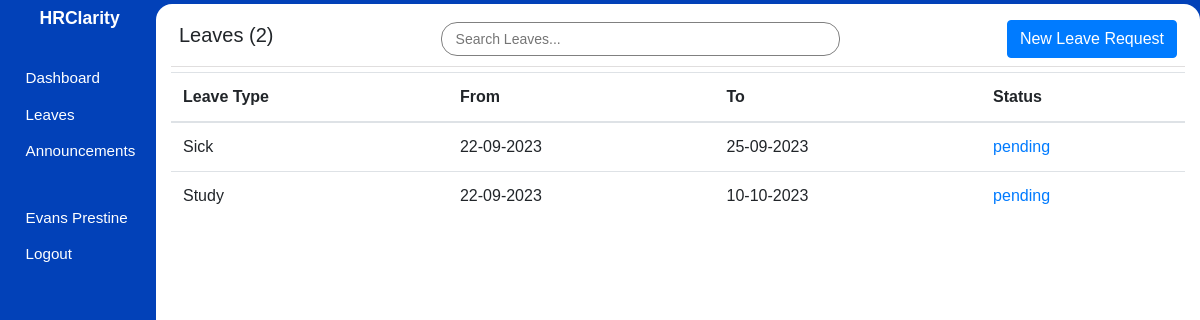
The app's page /employee/leaves (signed in) with its own data.
### hrms/models.py (models this page shows, shortened)
class User(db.Model, UserMixin):
    id = db.Column(db.Integer, primary_key=True)
    first_name = db.Column(db.String(80), nullable=False)
    last_name = db.Column(db.String(120), nullable=False)
    dob = db.Column(db.Date, nullable=False)
    gender = db.Column(db.String(7), nullable=False)
    email_address = db.Column(db.String(120), nullable=False)
    phone_number = db.Column(db.String(20), nullable=False)
    national_id = db.Column(db.Integer, nullable=False)
    user_level = db.Column(db.Integer, nullable=False, default=1)
    user_type = db.Column(db.String(10), nullable=False, default='employee')
    password = db.Column(db.String(60), nullable=False)
    image_file = db.Column(db.String(20), nullable=False, default='default.jpg')
    leaves = db.relationship('Leave')
    occupation_id = db.Column(db.Integer, db.ForeignKey('occupation.id'), nullable=False)

class Leave(db.Model):
    id = db.Column(db.Integer, primary_key=True)
    leave_type = db.Column(db.String(40), nullable=False)
    from_date = db.Column(db.Date)
    to_date = db.Column(db.Date)
    status = db.Column(db.String(12), default='pending')
    created_at = db.Column(db.DateTime, default=datetime.utcnow)
    employee_id = db.Column(db.Integer, db.ForeignKey('user.id'), nullable=False)

### hrms/leaves/routes.py (the view)
@leaves.route('/employee/leaves')
@login_required
def employee_view_leaves():
    if current_user.is_authenticated:
        user = current_user.id
        leaves = Leave.query.filter_by(employee_id=user).order_by(Leave.created_at.desc()).all()
        leaves_count = len(leaves)
        return render_template('employee/leaves.html', page_title='Employee Leaves', leaves=leaves, leaves_count=leaves_count)

### hrms/models.py (called while the page is built)
@login_manager.user_loader
def load_user(user_id):
    user = User.query.filter_by(id=user_id).first()
    return user

### hrms/templates/employee/leaves.html (shortened to what this page needs)
{% extends 'main_layout.html' %} {% block body %}
<section class="app">
  {% include 'employee/aside.html' %}
  <main>
    <div class="main_container container-fluid pt-2">
      <div class="header p-2 d-flex justify-content-between align-items-center">
        <h5>Leaves ({{ leaves_count }})</h5>
        <input
          type="text"
          id="myInput"
          onkeyup="searchFunction()"
          placeholder="Search Leaves..."
          class="form-control-sm"
        />
        <a
          href="{{ url_for('leaves.make_leave_request') }}"
          class="btn btn-primary"
          >New Leave Request</a
        >
      </div>
      <div class="leaves_wrapper">
        <table class="table table-hover">
          <thead>
            <tr>
              <th>Leave Type</th>
              <th>From</th>
              <th>To</th>
              <th>Status</th>
            </tr>
          </thead>
          <tbody>
            {% for leave in leaves %}
            <tr class="searchable">
              <td>{{ leave.leave_type }}</td>
              <td>{{ leave.from_date.strftime('%d-%m-%Y') }}</td>
              <td>{{ leave.to_date.strftime('%d-%m-%Y') }}</td>
              <td
                class="{% if leave.status == 'pending' %}text-primary{% elif leave.status == 'approved'%}text-success{%else%}text-danger{% endif %}"
              >
                {{ leave.status }}
              </td>
            </tr>
            {% endfor %}
          </tbody>
        </table>
      </div>
    </div>
  </main>
</section>
{% endblock body %}

### hrms/templates/employee/aside.html
<aside>
  <h1>HRClarity</h1>
  <div class="links">
    <ul>
      <li>
        <a href="{{ url_for('employee.employee_dashboard') }}">
            <span class="icon icon-home"></span>
            <span>Dashboard</span>
        </a>
      </li>
      <li>
        <a href="{{ url_for('leaves.employee_view_leaves') }}">
            <span class="icon icon-car"></span>
            <span>Leaves</span>
        </a>
      </li>
      <li>
        <a href="{{ url_for('announcements.employee_view_announcements') }}">
            <span class="icon icon-speaker"></span>
            <span>Announcements</span>
        </a>
      </li>
    <ul>
      <li>
        <a href="{{ url_for('user.update_profile', employee_id=current_user.id) }}">
            <span class="icon icon-user"></span>
            <span>{{ current_user.first_name }} {{ current_user.last_name }}</span>
        </a>
      </li>
      <li>
        <a href="{{ url_for('user.logout') }}">
            <span class="icon icon-power-off"></span>
            <span>Logout</span>
        </a>
      </li>
    </ul>
  </div>
</aside>

### hrms/static/css/icomoon.css (style rules this page uses)
[class^="icon-"], [class*=" icon-"] { font-family: 'icomoon' !important; speak: none; font-style: normal; font-weight: normal; font-variant: normal; text-transform: none; line-height: 1; -webkit-font-smoothing: antialiased; -moz-osx-font-smoothing: grayscale; }
.icon-user:before { content: "\f007"; }
.icon-power-off:before { content: "\f011"; }
.icon-home:before { content: "\f015"; }
.icon-car:before { content: "\f1b9"; }
.icon-speaker:before { content: "\e32d"; }

### hrms/static/css/styles.css (style rules this page uses)
* { font-family: sans-serif, Arial, Helvetica; padding: 0; margin: 0; }
.app { background: #0241b8; height: 100vh; display: flex; align-items: center; }
.app aside { width: 13%; height: 100%; padding: 0.5em 0 0.2em 0.2em; color: #fff; }
.app aside h1 { font-size: 1.1em; font-weight: bold; text-align: center; }
.app aside .links ul { list-style: none; }
.app aside .links ul li { margin: 0.1em 0; padding: 6px; }
.app aside .links ul li a { text-decoration: none; color: #ffffff; display: flex; align-items: center; }
.app aside .links ul:nth-of-type(1) { margin: 2em 0; }
.app aside .links .icon { margin: 0 0.3em 0 0; }
.app aside .links a span:nth-of-type(2), .app aside .links .icon { font-size: 0.95em; }
.app main { width: 87%; height: 99vh; overflow-y: auto; z-index: 5; }
.app main .main_container { border-radius: 16px; background: #fff; padding-bottom: 12px; height: 100%; overflow: auto; }
.app main .main_container .header { background: #fff; position: sticky; top: 0; border-bottom: 1px solid rgb(224, 222, 222); margin-bottom: 5px; }
.app main .main_container .header input { border-radius: 16px; border: 1px solid grey; padding: 0.4em 1em; width: 40%; margin: auto; }

### records on screen
User: first_name "Evans", last_name "Prestine"
Leave: leave_type "Sick", from_date "22-09-2023", to_date "25-09-2023", status "pending"
Leave: leave_type "Study", from_date "22-09-2023", to_date "10-10-2023", status "pending"

### other values on screen
{{ leaves_count }} "2"
